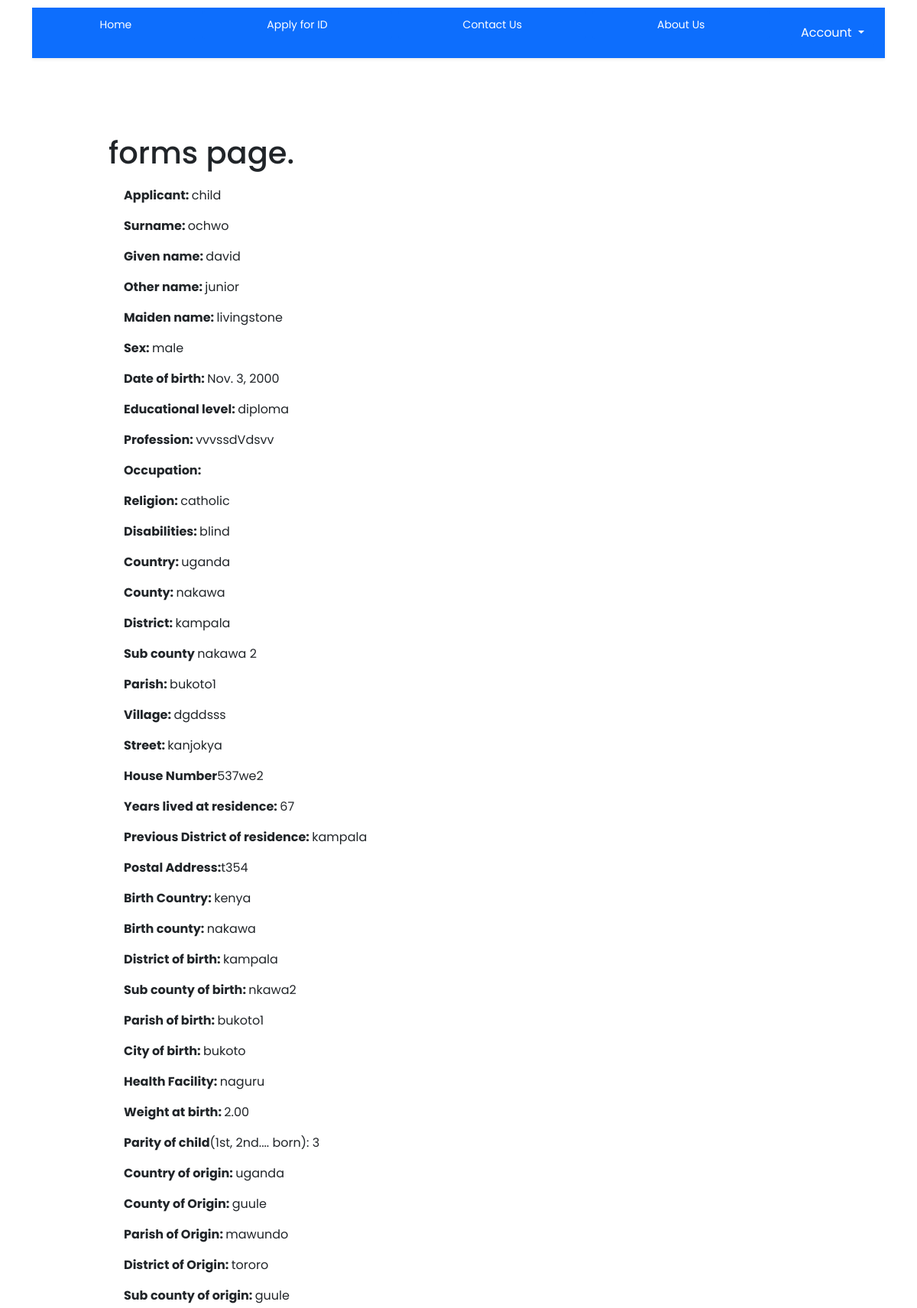
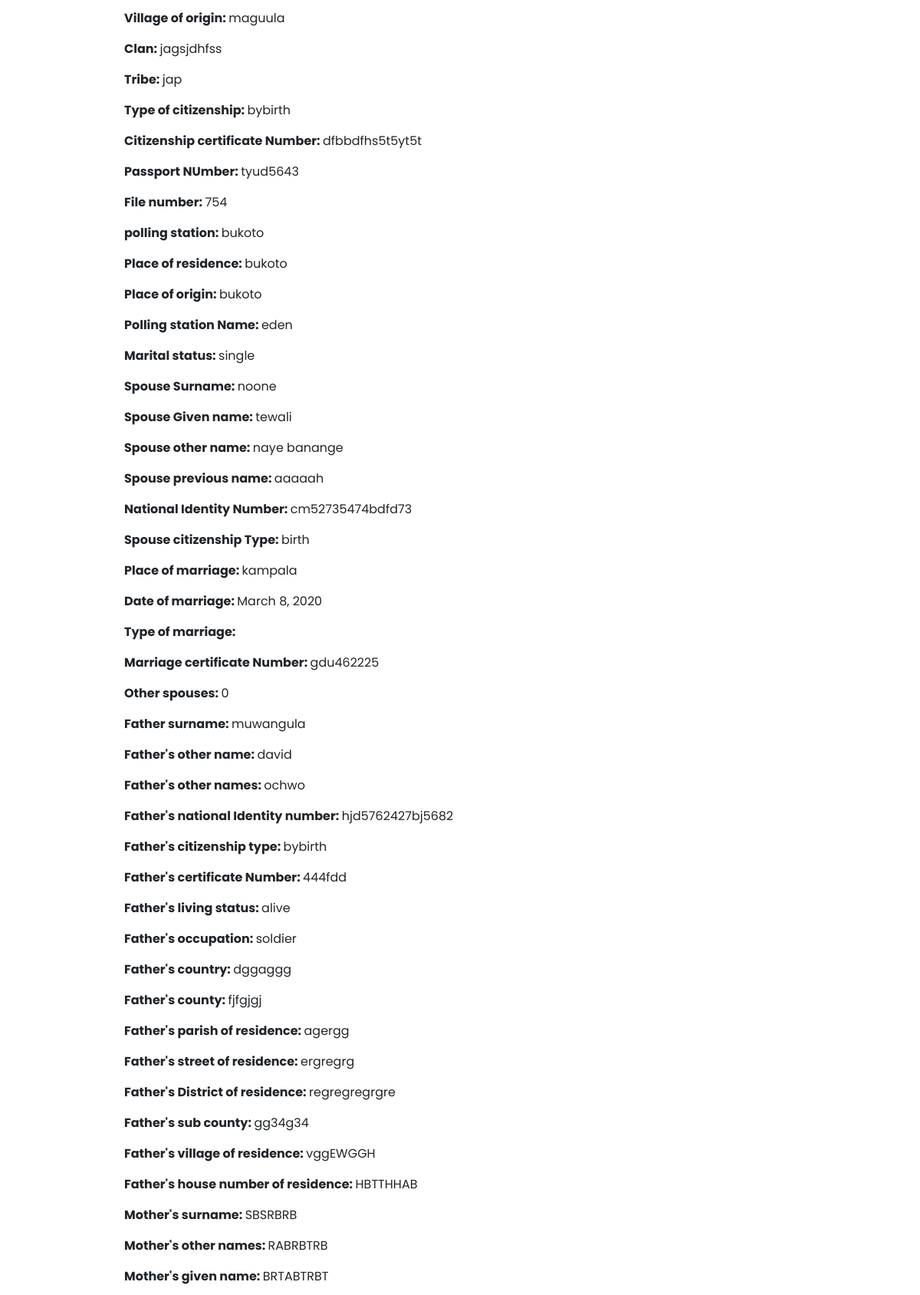
Screenshot of /form/6/ (upper part) with the database file from the repository (2 pictures, top to bottom).
### register/models.py (models this page shows, shortened)
class Formsubmited(models.Model):
    eligibility = models.CharField(max_length=100)
    surname = models.CharField(max_length=100)
    given_name = models.CharField(max_length=100)
    other_name = models.CharField(max_length=100)
    maiden_name = models.CharField(max_length=100, blank =True, null = True)
    sex = models.CharField(max_length=10)
    date_of_birth = models.DateField()
    educ_level = models.CharField(max_length=100, null = True)
    profession = models.CharField(max_length=100)
    occupation = models.CharField(max_length=100)
    religion = models.CharField(max_length=100)
    disabilities = models.CharField(max_length=100)
    country = models.CharField(max_length=100)
    county = models.CharField(max_length=100)
    district = models.CharField(max_length=100)
    subCounty = models.CharField(max_length=100)
    parish = models.CharField(max_length=100)
    village = models.CharField(max_length=100)
    street = models.CharField(max_length=100)
    houseNo = models.CharField(max_length=100)
    yearsLivedAtAddress = models.IntegerField()
    previousDistrict = models.CharField(max_length=100, null = True)
    postalAddress = models.CharField(max_length=100, null = True)
    birthCountry = models.CharField(max_length=100)
    birthCounty = models.CharField(max_length=100)
    birthdistrict = models.CharField(max_length=100)
    birthsubCounty = models.CharField(max_length=100)
    birthParish = models.CharField(max_length=100)
    birthCity = models.CharField(max_length=100)
    healthFacility = models.CharField(max_length=100)
    weightatBirth = models.DecimalField(max_digits=5, decimal_places=2, null = True)
    parity = models.IntegerField()
    originCountry = models.CharField(max_length=100)
    originCounty = models.CharField(max_length=100)
    originParish = models.CharField(max_length=100)
    originDistrict = models.CharField(max_length=100)
    originSubcounty = models.CharField(max_length=100)
    originVillage = models.CharField(max_length=100)
    clan = models.CharField(max_length=100)
    tribe = models.CharField(max_length=100)
    citizenshipType = models.CharField(max_length=100)
    citizenshipCertNumber = models.CharField(max_length=100)
    passportNo = models.CharField(max_length=100, null = True)
    fileNumber = models.CharField(max_length=100, null = True)
    pollingStation = models.CharField(max_length=100, null = True)
    placeOfResidence = models.CharField(max_length=100, null = True)
    placeOfOrgin = models.CharField(max_length=100)
    pollingStationName = models.CharField(max_length=100, null = True)
    maritalStatus = models.CharField(max_length=100)
    spouseSurname = models.CharField(max_length=100)
    spouseGivenName = models.CharField(max_length=100)
    spouseOtherName = models.CharField(max_length=100)
    spousePreviousName = models.CharField(max_length=100)
    NIN = models.CharField(max_length=100)
    spouseCitizenshipType = models.CharField(max_length=100)
    placeOfMarriage = models.CharField(max_length=100)
    DateOfMarriage =  models.DateField()
    TypeOfMarriage = models.CharField(max_length=100)
    marriageCertNumber = models.CharField(max_length=100)
    otherSpouses = models.CharField(max_length=100)
    fatherSurname = models.CharField(max_length=100)
    fatherOtherName = models.CharField(max_length=100)
    fatherGivenName = models.CharField(max_length=100)
    fatherNIN = models.CharField(max_length=100)
    fatherCitizenshipType = models.CharField(max_length=100)
    fatherCitizenshipCertNumber = models.CharField(max_length=100)
    livingStatus = models.CharField(max_length=100)
    fatherOccupation = models.CharField(max_length=100)
    fatherCountry = models.CharField(max_length=100)
    fatherCounty = models.CharField(max_length=100)
    fatherParish = models.CharField(max_length=100)
    fatherStreet = models.CharField(max_length=100)
    fatherDistrict = models.CharField(max_length=100)
    fatherSubCounty = models.CharField(max_length=100)
    fatherVillage = models.CharField(max_length=100)
    fatherHouseNo = models.CharField(max_length=100)
    motherSurname = models.CharField(max_length=100)
    motherOtherName = models.CharField(max_length=100)
    motherGivenName = models.CharField(max_length=100)
    motherNIN = models.CharField(max_length=100)
    motherCitizenshipType = models.CharField(max_length=100)
    motherCitizenshipCertNumber = models.CharField(max_length=100)
    motherLivingStatus = models.CharField(max_length=100)
    motherOccupation = models.CharField(max_length=100)
    motherCountry = models.CharField(max_length=100)
    motherCounty = models.CharField(max_length=100)
    motherParish = models.CharField(max_length=100)
    motherStreet = models.CharField(max_length=100)
    motherDistrict = models.CharField(max_length=100)
    motherSubCounty = models.CharField(max_length=100)
    motherVillage = models.CharField(max_length=100)
    motherHouseNo = models.CharField(max_length=100, null = True)
    guardianSurname = models.CharField(max_length=100, null = True)
    guardianOtherName = models.CharField(max_length=100, null = True)
    guardianGivenName = models.CharField(max_length=100, null = True)
    guardianPassportNo = models.CharField(max_length=100, null = True)
    guardianNIN = models.CharField(max_length=100, null = True)
    guardianCitizenshipType = models.CharField(max_length=100, null = True)
    guardianCitizenshipCertNumber = models.CharField(max_length=100, null = True)
    guardianLivingStatus = models.CharField(max_length=100, null = True)
    guardianOccupation = models.CharField(max_length=100, null = True)
    guardianCountry = models.CharField(max_length=100, null = True)
    guardianCounty = models.CharField(max_length=100, null = True)
    guardianParish = models.CharField(max_length=100, null = True)
    guardianStreet = models.CharField(max_length=100, null = True)
    guardianDistrict = models.CharField(max_length=100, null = True)
    guardianSubCounty = models.CharField(max_length=100, null = True)
    guardianVillage = models.CharField(max_length=100, null = True)
    guardianHouseNo = models.CharField(max_length=100, null = True)

### register/views.py (the view)
# urls.py: path('form/<int:pk>/', views.form_detail, name="form"),
def form_detail(request, pk):
    form = get_object_or_404(Formsubmited, pk=pk)
    return render(request, "register/detail.html", {
        "form": form
    })

### register/templates/register/detail.html (shortened to what this page needs)
{% extends 'register/layout.html'%}
{% load static %}
{% block body %}
<div class="content">
<h1>forms page.</h1>
<div class="info">
    <p><strong>Applicant: </strong>{{form.eligibility}}</p>
    <p><strong>Surname: </strong>{{form.surname}}</p>
    <p><strong>Given name: </strong>{{form.given_name}}</p>
    <p><strong>Other name: </strong>{{form.other_name }}</p>
    <p><strong>Maiden name: </strong>{{form.maiden_name}}</p>
    <p><strong>Sex: </strong>{{form.sex}}</p>
    <p><strong>Date of birth: </strong>{{form.date_of_birth}}</p>
    <p><strong>Educational level: </strong>{{form.educ_level}}</p>
    <p><strong>Profession: </strong>{{form.profession}}</p>
    <p><strong>Occupation: </strong>{{form.rccupation}}</p>
    <p><strong>Religion: </strong>{{form.religion}}</p>
    <p><strong>Disabilities: </strong>{{form.disabilities}}</p>
    <p><strong>Country: </strong>{{form.country}}</p>
    <p><strong>County: </strong>{{form.county}}</p>
    <p><strong>District: </strong>{{form.district}}</p>
    <p><strong>Sub county </strong>{{form.subCounty}}</p>
    <p><strong>Parish: </strong>{{form.parish}}</p>
    <p><strong>Village: </strong>{{form.village}}</p>
    <p><strong>Street: </strong>{{form.street}}</p>
    <p><strong>House Number</strong>{{form.houseNo}}</p>
    <p><strong>Years lived at residence: </strong>{{form.yearsLivedAtAddress}}</p>
    <p><strong>Previous District of residence: </strong>{{form.previousDistrict}}</p>
    <p><strong>Postal Address:</strong>{{form.postalAddress}}</p>
    <p><strong>Birth Country: </strong>{{form.birthCountry}}</p>
    <p><strong>Birth county: </strong>{{form.birthCounty}}</p>
    <p><strong>District of birth: </strong>{{form.birthdistrict}}</p>
    <p><strong>Sub county of birth: </strong>{{form.birthsubCounty}}</p>
    <p><strong>Parish of birth: </strong>{{form.birthParish}}</p>
    <p><strong>City of birth: </strong>{{form.birthCity}}</p>
    <p><strong>Health Facility: </strong>{{form.healthFacility}}</p>
    <p><strong>Weight at birth: </strong>{{form.weightatBirth }}</p>
    <p><strong>Parity of child</strong>(1st, 2nd.... born): {{form.parity}}</p>
    <p><strong>Country of origin: </strong>{{form.originCountry}}</p>
    <p><strong>County of Origin: </strong>{{form.originCounty}}</p>
    <p><strong>Parish of Origin: </strong>{{form.originParish}}</p>
    <p><strong>District of Origin: </strong>{{form.originDistrict}}</p>
    <p><strong>Sub county of origin: </strong>{{form.originSubcounty}}</p>
    <p><strong>Village of origin: </strong>{{form.originVillage}}</p>
    <p><strong>Clan: </strong>{{form.clan}}</p>
    <p><strong>Tribe: </strong>{{form.tribe}}</p>
    <p><strong>Type of citizenship: </strong>{{form.citizenshipType}}</p>
    <p><strong>Citizenship certificate Number: </strong>{{form.citizenshipCertNumber}}</p>
    <p><strong>Passport NUmber: </strong>{{form.passportNo}}</p>
    <p><strong>File number: </strong>{{form.fileNumber}}</p>
    <p><strong>polling station: </strong>{{form.pollingStation}}</p>
    <p><strong>Place of residence: </strong>{{form.placeOfResidence}}</p>
    <p><strong>Place of origin: </strong>{{form.placeOfOrgin }}</p>
    <p><strong>Polling station Name: </strong>{{form.pollingStationName}}</p>
    <p><strong>Marital status: </strong>{{form.maritalStatus}}</p>
    <p><strong>Spouse Surname: </strong>{{form.spouseSurname}}</p>
    <p><strong>Spouse Given name: </strong>{{form.spouseGivenName}}</p>
    <p><strong>Spouse other name: </strong>{{form.spouseOtherName}}</p>
    <p><strong>Spouse previous name: </strong>{{form.spousePreviousName}}</p>
    <p><strong>National Identity Number: </strong>{{form.NIN}}</p>
    <p><strong>Spouse citizenship Type: </strong>{{form.spouseCitizenshipType}}</p>
    <p><strong>Place of marriage: </strong>{{form.placeOfMarriage}}</p>
    <p><strong>Date of marriage: </strong>{{form.DateOfMarriage}}</p>
    <p><strong>Type of marriage: </strong>{{form.TypeOfMarriag}}</p>
    <p><strong>Marriage certificate Number: </strong>{{form.marriageCertNumber}}</p>
    <p><strong>Other spouses: </strong>{{form.otherSpouses }}</p>
    <p><strong>Father surname: </strong>{{form.fatherSurname}}</p>
    <p><strong>Father's other name: </strong>{{form.fatherOtherName}}</p>
    <p><strong>Father's other names: </strong>{{form.fatherGivenName}}</p>
    <p><strong>Father's national Identity number: </strong>{{form.fatherNIN }}</p>
    <p><strong>Father's citizenship type: </strong>{{form.fatherCitizenshipType}}</p>
    <p><strong>Father's certificate Number: </strong>{{form.fatherCitizenshipCertNumber}}</p>
    <p><strong>Father's living status: </strong>{{form.livingStatus}}</p>
    <p><strong>Father's occupation: </strong>{{form.fatherOccupation}}</p>
    <p><strong>Father's country: </strong>{{form.fatherCountry }}</p>
    <p><strong>Father's county: </strong>{{form.fatherCounty}}</p>
    <p><strong>Father's parish of residence: </strong>{{form.fatherParish }}</p>
    <p><strong>Father's street of residence: </strong>{{form.fatherStreet}}</p>
    <p><strong>Father's District of residence: </strong>{{form.fatherDistrict}}</p>
    <p><strong>Father's sub county: </strong>{{form.fatherSubCounty}}</p>
    <p><strong>Father's village of residence: </strong>{{form.fatherVillage}}</p>
    <p><strong>Father's house number of residence: </strong>{{form.fatherHouseNo}}</p>
    <p><strong>Mother's surname: </strong>{{form.motherSurname}}</p>
    <p><strong>Mother's other names: </strong>{{form.motherOtherName}}</p>
    <p><strong>Mother's given name: </strong>{{form.motherGivenName}}</p>
    <br>
    <br>
</div>
</div>
{% endblock %}

### register/static/register/index.css (style rules this page uses)
body { font-family: 'Poppins', sans-serif; }
.content { margin: 50px; padding: 50px; }
.info { padding: 10px; margin: 10px; }
div { padding: 10px; margin-left: 10px; }

### rows the page displays
Formsubmited: eligibility "child", surname "ochwo", given_name "david", other_name "junior", maiden_name "livingstone", sex "male", date_of_birth "Nov. 3, 2000", educ_level "diploma", profession "vvvssdVdsvv", religion "catholic", disabilities "blind", country "uganda", county "nakawa", district "kampala", subCounty "nakawa 2", parish "bukoto1", village "dgddsss", street "kanjokya", houseNo "537we2", yearsLivedAtAddress "67", previousDistrict "kampala", postalAddress "t354", birthCountry "kenya", birthCounty "nakawa", birthdistrict "kampala", birthsubCounty "nkawa2", birthParish "bukoto1", birthCity "bukoto", healthFacility "naguru", weightatBirth "2.00", parity "3", originCountry "uganda", originCounty "guule", originParish "mawundo", originDistrict "tororo", originSubcounty "guule", originVillage "maguula", clan "jagsjdhfss", tribe "jap", citizenshipType "bybirth", citizenshipCertNumber "dfbbdfhs5t5yt5t", passportNo "tyud5643", fileNumber "754", pollingStation "bukoto", placeOfResidence "bukoto", placeOfOrgin "bukoto", pollingStationName "eden", maritalStatus "single", spouseSurname "noone", spouseGivenName "tewali", spouseOtherName "naye banange", spousePreviousName "aaaaah", NIN "cm52735474bdfd73", spouseCitizenshipType "birth", placeOfMarriage "kampala", DateOfMarriage "March 8, 2020", marriageCertNumber "gdu462225", otherSpouses "0", fatherSurname "muwangula", fatherOtherName "david", fatherGivenName "ochwo", fatherNIN "hjd5762427bj5682", fatherCitizenshipType "bybirth", fatherCitizenshipCertNumber "444fdd", livingStatus "alive", fatherOccupation "soldier", fatherCountry "dggaggg", fatherCounty "fjfgjgj", fatherParish "agergg", fatherStreet "ergregrg", fatherDistrict "regregregrgre", fatherSubCounty "gg34g34", fatherVillage "vggEWGGH", fatherHouseNo "HBTTHHAB", motherSurname "SBSRBRB", motherOtherName "RABRBTRB", motherGivenName "BRTABTRBT"
